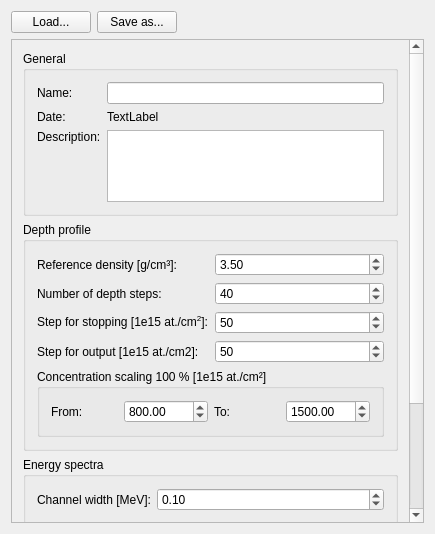
<?xml version="1.0" encoding="UTF-8"?>
<ui version="4.0">
 <class>RequestSimulationSettings</class>
 <widget class="QWidget" name="RequestSimulationSettings">
  <property name="enabled">
   <bool>true</bool>
  </property>
  <property name="geometry">
   <rect>
    <x>0</x>
    <y>0</y>
    <width>435</width>
    <height>534</height>
   </rect>
  </property>
  <property name="minimumSize">
   <size>
    <width>0</width>
    <height>0</height>
   </size>
  </property>
  <property name="maximumSize">
   <size>
    <width>16777215</width>
    <height>16777215</height>
   </size>
  </property>
  <property name="windowTitle">
   <string>RequestSimulationSettings</string>
  </property>
  <layout class="QGridLayout" name="gridLayout">
   <item row="0" column="0">
    <layout class="QHBoxLayout" name="horizontalLayout">
     <item>
      <widget class="QPushButton" name="loadButton">
       <property name="sizePolicy">
        <sizepolicy hsizetype="Preferred" vsizetype="Fixed">
         <horstretch>0</horstretch>
         <verstretch>0</verstretch>
        </sizepolicy>
       </property>
       <property name="text">
        <string>Load...</string>
       </property>
      </widget>
     </item>
     <item>
      <widget class="QPushButton" name="saveButton">
       <property name="sizePolicy">
        <sizepolicy hsizetype="Preferred" vsizetype="Fixed">
         <horstretch>0</horstretch>
         <verstretch>0</verstretch>
        </sizepolicy>
       </property>
       <property name="text">
        <string>Save as...</string>
       </property>
      </widget>
     </item>
     <item>
      <spacer name="horizontalSpacer_4">
       <property name="orientation">
        <enum>Qt::Horizontal</enum>
       </property>
       <property name="sizeHint" stdset="0">
        <size>
         <width>40</width>
         <height>20</height>
        </size>
       </property>
      </spacer>
     </item>
    </layout>
   </item>
   <item row="1" column="0">
    <widget class="QScrollArea" name="scrollArea">
     <property name="widgetResizable">
      <bool>true</bool>
     </property>
     <widget class="QWidget" name="scrollAreaWidgetContents">
      <property name="geometry">
       <rect>
        <x>0</x>
        <y>-61</y>
        <width>398</width>
        <height>551</height>
       </rect>
      </property>
      <layout class="QVBoxLayout" name="verticalLayout_5">
       <item>
        <layout class="QVBoxLayout" name="verticalLayout_4">
         <item>
          <widget class="QGroupBox" name="generalGroupBox">
           <property name="title">
            <string>General</string>
           </property>
           <layout class="QVBoxLayout" name="verticalLayout_7">
            <item>
             <layout class="QFormLayout" name="formLayout">
              <item row="0" column="0">
               <widget class="QLabel" name="label_31">
                <property name="text">
                 <string>Name:</string>
                </property>
               </widget>
              </item>
              <item row="0" column="1">
               <widget class="QLineEdit" name="nameLineEdit">
                <property name="sizePolicy">
                 <sizepolicy hsizetype="Expanding" vsizetype="Fixed">
                  <horstretch>0</horstretch>
                  <verstretch>0</verstretch>
                 </sizepolicy>
                </property>
                <property name="minimumSize">
                 <size>
                  <width>0</width>
                  <height>0</height>
                 </size>
                </property>
                <property name="maximumSize">
                 <size>
                  <width>16777215</width>
                  <height>16777215</height>
                 </size>
                </property>
               </widget>
              </item>
              <item row="1" column="0">
               <widget class="QLabel" name="label_33">
                <property name="text">
                 <string>Date:</string>
                </property>
               </widget>
              </item>
              <item row="1" column="1">
               <widget class="QLabel" name="dateLabel_2">
                <property name="sizePolicy">
                 <sizepolicy hsizetype="Preferred" vsizetype="Fixed">
                  <horstretch>0</horstretch>
                  <verstretch>0</verstretch>
                 </sizepolicy>
                </property>
                <property name="text">
                 <string>TextLabel</string>
                </property>
               </widget>
              </item>
              <item row="2" column="0">
               <widget class="QLabel" name="label_32">
                <property name="text">
                 <string>Description:</string>
                </property>
                <property name="alignment">
                 <set>Qt::AlignLeading|Qt::AlignLeft|Qt::AlignTop</set>
                </property>
               </widget>
              </item>
              <item row="2" column="1">
               <widget class="QPlainTextEdit" name="descriptionPlainTextEdit">
                <property name="sizePolicy">
                 <sizepolicy hsizetype="Expanding" vsizetype="Fixed">
                  <horstretch>0</horstretch>
                  <verstretch>0</verstretch>
                 </sizepolicy>
                </property>
                <property name="sizeAdjustPolicy">
                 <enum>QAbstractScrollArea::AdjustToContents</enum>
                </property>
               </widget>
              </item>
             </layout>
            </item>
           </layout>
          </widget>
         </item>
         <item>
          <widget class="QGroupBox" name="depthProfileGroupBox">
           <property name="sizePolicy">
            <sizepolicy hsizetype="Preferred" vsizetype="Preferred">
             <horstretch>0</horstretch>
             <verstretch>0</verstretch>
            </sizepolicy>
           </property>
           <property name="title">
            <string>Depth profile</string>
           </property>
           <layout class="QVBoxLayout" name="verticalLayout">
            <item>
             <layout class="QFormLayout" name="formLayout">
              <item row="0" column="0">
               <widget class="QLabel" name="label_5">
                <property name="text">
                 <string>Reference density [g/cm³]:</string>
                </property>
               </widget>
              </item>
              <item row="0" column="1">
               <widget class="QDoubleSpinBox" name="referenceDensityDoubleSpinBox">
                <property name="maximum">
                 <double>100000000000000000620008645040778319495168.000000000000000</double>
                </property>
                <property name="value">
                 <double>3.500000000000000</double>
                </property>
               </widget>
              </item>
              <item row="1" column="0">
               <widget class="QLabel" name="label_4">
                <property name="text">
                 <string>Number of depth steps:</string>
                </property>
               </widget>
              </item>
              <item row="1" column="1">
               <widget class="QSpinBox" name="numberOfDepthStepsSpinBox">
                <property name="maximum">
                 <number>999999999</number>
                </property>
                <property name="value">
                 <number>40</number>
                </property>
               </widget>
              </item>
              <item row="2" column="0">
               <widget class="QLabel" name="label_21">
                <property name="text">
                 <string>&lt;html&gt;&lt;head/&gt;&lt;body&gt;&lt;p&gt;Step for stopping [1e15 at./cm&lt;span style=&quot; vertical-align:super;&quot;&gt;2&lt;/span&gt;]:&lt;/p&gt;&lt;/body&gt;&lt;/html&gt;</string>
                </property>
               </widget>
              </item>
              <item row="2" column="1">
               <widget class="QSpinBox" name="depthStepForStoppingSpinBox">
                <property name="maximum">
                 <number>999999999</number>
                </property>
                <property name="value">
                 <number>50</number>
                </property>
               </widget>
              </item>
              <item row="3" column="0">
               <widget class="QLabel" name="stepForOutputLabel">
                <property name="text">
                 <string>Step for output [1e15 at./cm2]:</string>
                </property>
               </widget>
              </item>
              <item row="3" column="1">
               <widget class="QSpinBox" name="depthStepForOutputSpinBox">
                <property name="maximum">
                 <number>999999999</number>
                </property>
                <property name="value">
                 <number>50</number>
                </property>
               </widget>
              </item>
             </layout>
            </item>
            <item>
             <widget class="QGroupBox" name="groupBox_7">
              <property name="title">
               <string>Concentration scaling 100 % [1e15 at./cm²]</string>
              </property>
              <layout class="QHBoxLayout" name="horizontalLayout_4">
               <item>
                <layout class="QHBoxLayout" name="horizontalLayout_3">
                 <item>
                  <widget class="QLabel" name="label_2">
                   <property name="text">
                    <string>From:</string>
                   </property>
                  </widget>
                 </item>
                 <item>
                  <widget class="QDoubleSpinBox" name="depthForConcentrationFromDoubleSpinBox">
                   <property name="maximum">
                    <double>10000000000000000139372116959414099130712064.000000000000000</double>
                   </property>
                   <property name="value">
                    <double>800.000000000000000</double>
                   </property>
                  </widget>
                 </item>
                 <item>
                  <widget class="QLabel" name="label_3">
                   <property name="text">
                    <string>To:</string>
                   </property>
                  </widget>
                 </item>
                 <item>
                  <widget class="QDoubleSpinBox" name="depthForConcentrationToDoubleSpinBox">
                   <property name="maximum">
                    <double>1000000000000000042420637374017961984.000000000000000</double>
                   </property>
                   <property name="value">
                    <double>1500.000000000000000</double>
                   </property>
                  </widget>
                 </item>
                </layout>
               </item>
              </layout>
             </widget>
            </item>
           </layout>
          </widget>
         </item>
         <item>
          <widget class="QGroupBox" name="energySpectraGroupBox">
           <property name="title">
            <string>Energy spectra</string>
           </property>
           <layout class="QVBoxLayout" name="verticalLayout_2">
            <item>
             <layout class="QFormLayout" name="formLayout_3">
              <item row="0" column="0">
               <widget class="QLabel" name="label">
                <property name="text">
                 <string>Channel width [MeV]:</string>
                </property>
               </widget>
              </item>
              <item row="0" column="1">
               <widget class="QDoubleSpinBox" name="channelWidthDoubleSpinBox">
                <property name="maximum">
                 <double>1000000000000000044885712678075916785549312.000000000000000</double>
                </property>
                <property name="singleStep">
                 <double>0.100000000000000</double>
                </property>
                <property name="value">
                 <double>0.100000000000000</double>
                </property>
               </widget>
              </item>
             </layout>
            </item>
           </layout>
          </widget>
         </item>
         <item>
          <widget class="QGroupBox" name="compositionChangesGroupBox">
           <property name="title">
            <string>Composition changes</string>
           </property>
           <layout class="QVBoxLayout" name="verticalLayout_3">
            <item>
             <layout class="QFormLayout" name="formLayout_4">
              <item row="0" column="0">
               <widget class="QLabel" name="label_6">
                <property name="text">
                 <string>Reference cut:</string>
                </property>
               </widget>
              </item>
              <item row="0" column="1">
               <widget class="QLineEdit" name="referenceCutLineEdit"/>
              </item>
              <item row="1" column="0">
               <widget class="QLabel" name="label_7">
                <property name="text">
                 <string>Number of splits:</string>
                </property>
               </widget>
              </item>
              <item row="2" column="0">
               <widget class="QLabel" name="label_8">
                <property name="text">
                 <string>Normalization:</string>
                </property>
               </widget>
              </item>
              <item row="2" column="1">
               <widget class="QComboBox" name="normalizationComboBox">
                <property name="sizePolicy">
                 <sizepolicy hsizetype="Expanding" vsizetype="Fixed">
                  <horstretch>0</horstretch>
                  <verstretch>0</verstretch>
                 </sizepolicy>
                </property>
                <item>
                 <property name="text">
                  <string>First</string>
                 </property>
                </item>
               </widget>
              </item>
              <item row="1" column="1">
               <widget class="QSpinBox" name="numberOfSplitsSpinBox">
                <property name="maximum">
                 <number>999999999</number>
                </property>
                <property name="value">
                 <number>10</number>
                </property>
               </widget>
              </item>
             </layout>
            </item>
           </layout>
          </widget>
         </item>
        </layout>
       </item>
       <item>
        <spacer name="verticalSpacer">
         <property name="orientation">
          <enum>Qt::Vertical</enum>
         </property>
         <property name="sizeHint" stdset="0">
          <size>
           <width>20</width>
           <height>40</height>
          </size>
         </property>
        </spacer>
       </item>
      </layout>
     </widget>
    </widget>
   </item>
  </layout>
 </widget>
 <layoutdefault spacing="6" margin="11"/>
 <resources/>
 <connections/>
</ui>
